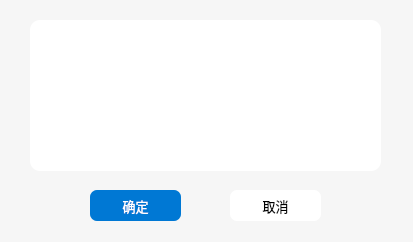
<?xml version="1.0" encoding="UTF-8"?>
<ui version="4.0">
 <class>MCSL2_AskDialog</class>
 <widget class="QDialog" name="MCSL2_AskDialog">
  <property name="geometry">
   <rect>
    <x>0</x>
    <y>0</y>
    <width>413</width>
    <height>242</height>
   </rect>
  </property>
  <property name="windowTitle">
   <string>提示</string>
  </property>
  <property name="windowIcon">
   <iconset resource="MCSL2_Icon.qrc">
    <normaloff>:/MCSL2_Icon/MCSL2_Icon.png</normaloff>
    <normalon>:/MCSL2_Icon/MCSL2_Icon.png</normalon>
    <disabledoff>:/MCSL2_Icon/MCSL2_Icon.png</disabledoff>
    <disabledon>:/MCSL2_Icon/MCSL2_Icon.png</disabledon>
    <activeoff>:/MCSL2_Icon/MCSL2_Icon.png</activeoff>
    <activeon>:/MCSL2_Icon/MCSL2_Icon.png</activeon>
    <selectedoff>:/MCSL2_Icon/MCSL2_Icon.png</selectedoff>
    <selectedon>:/MCSL2_Icon/MCSL2_Icon.png</selectedon>:/MCSL2_Icon/MCSL2_Icon.png</iconset>
  </property>
  <widget class="QPushButton" name="Dialog_PushButton_Accept">
   <property name="geometry">
    <rect>
     <x>90</x>
     <y>190</y>
     <width>91</width>
     <height>31</height>
    </rect>
   </property>
   <property name="font">
    <font>
     <family>Microsoft YaHei UI</family>
     <pointsize>10</pointsize>
    </font>
   </property>
   <property name="cursor">
    <cursorShape>PointingHandCursor</cursorShape>
   </property>
   <property name="styleSheet">
    <string notr="true">QPushButton
{
	background-color: rgb(0, 120, 212);
	border-radius: 7px;
	color: rgb(255, 255, 255);
}
QPushButton:hover
{
    background-color: rgb(0, 110, 212);
	border-radius: 7px;
    color: rgb(255, 255, 255);
}
QPushButton:pressed
{
    background-color: rgb(0, 100, 212);
	border-radius: 7px;
    color: rgb(255, 255, 255);
}</string>
   </property>
   <property name="text">
    <string>确定</string>
   </property>
  </widget>
  <widget class="QLabel" name="Dialog_label">
   <property name="geometry">
    <rect>
     <x>30</x>
     <y>20</y>
     <width>351</width>
     <height>151</height>
    </rect>
   </property>
   <property name="font">
    <font>
     <family>Microsoft YaHei UI</family>
     <pointsize>11</pointsize>
    </font>
   </property>
   <property name="styleSheet">
    <string notr="true">QLabel
{
	background-color: rgb(255, 255, 255);
	border-radius: 10px
}</string>
   </property>
   <property name="text">
    <string/>
   </property>
   <property name="alignment">
    <set>Qt::AlignCenter</set>
   </property>
  </widget>
  <widget class="QLabel" name="Background">
   <property name="geometry">
    <rect>
     <x>0</x>
     <y>0</y>
     <width>413</width>
     <height>242</height>
    </rect>
   </property>
   <property name="styleSheet">
    <string notr="true">QLabel
{
	background-color: rgba(247, 247, 247,85%);
}</string>
   </property>
   <property name="text">
    <string/>
   </property>
  </widget>
  <widget class="QPushButton" name="Dialog_PushButton_Cancel">
   <property name="geometry">
    <rect>
     <x>230</x>
     <y>190</y>
     <width>91</width>
     <height>31</height>
    </rect>
   </property>
   <property name="font">
    <font>
     <family>Microsoft YaHei UI</family>
     <pointsize>10</pointsize>
    </font>
   </property>
   <property name="cursor">
    <cursorShape>PointingHandCursor</cursorShape>
   </property>
   <property name="styleSheet">
    <string notr="true">QPushButton
{
	background-color: rgb(255, 255, 255);
	border-radius: 7px;
}
QPushButton:hover
{
	background-color: rgb(240, 240, 240);
	border-radius: 7px;
}
QPushButton:pressed
{
	background-color: rgb(229, 229, 229);
	border-radius: 7px;
}</string>
   </property>
   <property name="text">
    <string>取消</string>
   </property>
  </widget>
  <zorder>Background</zorder>
  <zorder>Dialog_PushButton_Accept</zorder>
  <zorder>Dialog_label</zorder>
  <zorder>Dialog_PushButton_Cancel</zorder>
 </widget>
 <resources>
  <include location="MCSL2_Icon.qrc"/>
 </resources>
 <connections/>
</ui>
